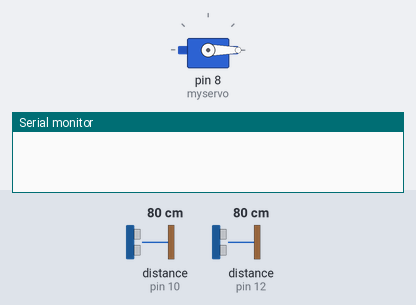
Bench run of a sketch on a simulated Arduino Uno, built with avr-gcc and run on an emulated ATmega328P. Shown: servo, the last lines printed to the serial monitor. Wiring (inferred from the names in the program): 2 × ultrasonic range finder: trigger pin 9, echo pin 10 / trigger pin 11, echo pin 12. Inputs (shaded band) come from the test bench; at power-on: distance to the obstacle (sensors on pin 10, pin 12) 80 cm. The echo pulse lasts 58.3 µs per cm.

Above: at 0.1 s.
3.3 s: distance to the obstacle (sensor on pin 10) set to 2 cm
At 4.4 s:
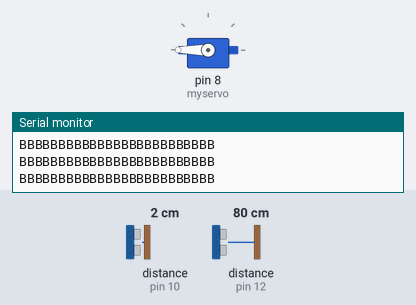
6.3 s: distance to the obstacle (sensor on pin 12) set to 250 cm
At 6.9 s:
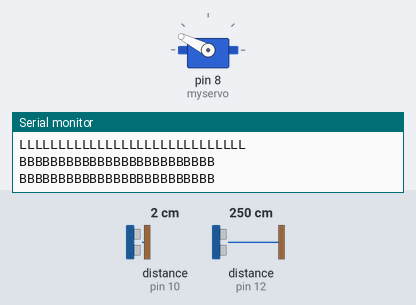
9.3 s: distance to the obstacle (sensor on pin 12) set to 2 cm
12.3 s: distance to the obstacle (sensor on pin 10) set to 23 cm
15.3 s: distance to the obstacle (sensor on pin 10) set to 28 cm
18.3 s: distance to the obstacle (sensor on pin 12) set to 23 cm
21.3 s: distance to the obstacle (sensor on pin 12) set to 28 cm
Timing chart, 0 to 25.3 s (numbered marks = the images above; inputs shaded):
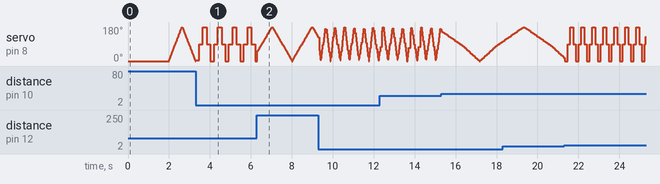

The sketch:

GoogleToy.ino
```cpp
  #include <Servo.h>
const int trigPin = 9;
const int echoPin = 10;
// defines variables
long duration;
int distance;
int counterL=0;
int counterB=0;
const int trigPin2 = 11;
const int echoPin2 = 12;
// defines variables
long duration2;
int distance2;
Servo myservo;
int pos = 0;
void setup() {
  myservo.attach(8);
  myservo.write(0);
  pinMode(trigPin, OUTPUT);  // Sets the trigPin as an Output
  pinMode(echoPin, INPUT);
  pinMode(trigPin2, OUTPUT);  // Sets the trigPin as an Output
  pinMode(echoPin2, INPUT);   // Sets the echoPin as an Input
                              // Sets the echoPin as an Input
  Serial.begin(9600);
delay(2000);
  // attaches the servo on pin 9 to the servo object
}

void loop() {
  for (pos = 0; pos <= 90; pos += 3) {

    myservo.write(pos);
    digitalWrite(trigPin, LOW);
    // delayMicroseconds(2);
    digitalWrite(trigPin, HIGH);
    // delayMicroseconds(10);
    digitalWrite(trigPin, LOW);
    duration = pulseIn(echoPin, HIGH);
    distance = duration * 0.034 / 2;
    // Serial.print("Distance: ");
    // Serial.println(distance);
    digitalWrite(trigPin2, LOW);
    // delayMicroseconds(2);
    digitalWrite(trigPin2, HIGH);
    // delayMicroseconds(10);
    digitalWrite(trigPin2, LOW);
    duration2 = pulseIn(echoPin2, HIGH);
    distance2 = duration2 * 0.034 / 2;
    // Serial.print("Distance22222: ");
    // Serial.println(distance2);
    if(distance<25){
      counterL++;
    }
    else if(distance2<25){
      Serial.println("RRRRRRRRRRRRRRRRRRRRRRRRRRR");
      counterL=0;
    }
    else{
      counterL=0;
    }
    if(counterL>7 ){
      Serial.println("LLLLLLLLLLLLLLLLLLLLLLLLLLLLL");
      counterL=0;
    }
  }
  for (pos = 90; pos <= 180; pos += 3) {

myservo.write(pos);
    digitalWrite(trigPin, LOW);
    // delayMicroseconds(2);
    digitalWrite(trigPin, HIGH);
    // delayMicroseconds(10);
    digitalWrite(trigPin, LOW);
    duration = pulseIn(echoPin, HIGH);
    distance = duration * 0.034 / 2;
    // Serial.print("Distance: ");
    // Serial.println(distance);
    digitalWrite(trigPin2, LOW);
    // delayMicroseconds(2);
    digitalWrite(trigPin2, HIGH);
    // delayMicroseconds(10);
    digitalWrite(trigPin2, LOW);
    duration2 = pulseIn(echoPin2, HIGH);
    distance2 = duration2 * 0.034 / 2;
    // Serial.print("Distance22222: ");
    // Serial.println(distance2);
   if(distance<25){
      counterB++;
    }
    else if(distance2<25){
      Serial.println("FFFFFFFFFFFFFFFFFFFFFFFFFFFFFFFFFFFF");
      counterB=0;
    }
    else{
      counterB=0;
    }
    if(counterB>7 ){
      Serial.println("BBBBBBBBBBBBBBBBBBBBBBBBB");
      counterB=0;
    }

  }
  for (pos = 180; pos >= 90; pos -= 3) {
   myservo.write(pos);
    digitalWrite(trigPin, LOW);
    // delayMicroseconds(2);
    digitalWrite(trigPin, HIGH);
    // delayMicroseconds(10);
    digitalWrite(trigPin, LOW);
    duration = pulseIn(echoPin, HIGH);
    distance = duration * 0.034 / 2;
    // Serial.print("Distance: ");
    // Serial.println(distance);
    digitalWrite(trigPin2, LOW);
    // delayMicroseconds(2);
    digitalWrite(trigPin2, HIGH);
    // delayMicroseconds(10);
    digitalWrite(trigPin2, LOW);
    duration2 = pulseIn(echoPin2, HIGH);
    distance2 = duration2 * 0.034 / 2;
    // Serial.print("Distance22222: ");
    // Serial.println(distance2);
   if(distance<25){
      counterB++;
    }
    else if(distance2<25){
      Serial.println("FFFFFFFFFFFFFFFFFFFFFFFFFFFFFFFFFFFF");
      counterB=0;
    }
    else{
      counterB=0;
    }
    if(counterB>7 ){
      Serial.println("BBBBBBBBBBBBBBBBBBBBBBBBB");
      counterB=0;
    }

  }
  for (pos = 90; pos >= 0; pos -= 3) {
myservo.write(pos);
    digitalWrite(trigPin, LOW);
    // delayMicroseconds(2);
    digitalWrite(trigPin, HIGH);
    // delayMicroseconds(10);
    digitalWrite(trigPin, LOW);
    duration = pulseIn(echoPin, HIGH);
    distance = duration * 0.034 / 2;
    // Serial.print("Distance: ");
    // Serial.println(distance);
    digitalWrite(trigPin2, LOW);
    // delayMicroseconds(2);
    digitalWrite(trigPin2, HIGH);
    // delayMicroseconds(10);
    digitalWrite(trigPin2, LOW);
    duration2 = pulseIn(echoPin2, HIGH);
    distance2 = duration2 * 0.034 / 2;
    // Serial.print("Distance22222: ");
    // Serial.println(distance2);
    if(distance<25){
      counterL++;
    }
    else if(distance2<25){
      Serial.println("RRRRRRRRRRRRRRRRRRRRRRRRRRR");
      counterL=0;
    }
    else{
      counterL=0;
    }
    if(counterL>7 ){
      Serial.println("LLLLLLLLLLLLLLLLLLLLLLLLLLLLL");
      counterL=0;
    }

  }
}
```
